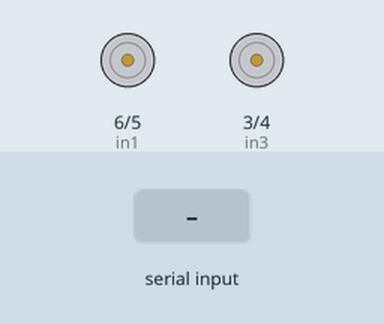
Recording of a sketch running on a simulated Arduino Uno, built with avr-gcc and run on an emulated ATmega328P. On the bench: motor-driver pin pairs drawn as motors (green arrow = first pin HIGH = forward, orange = second pin HIGH = backward, longer = more drive, scaled by the enable pin). The test bench sets the inputs (shaded band).

Above: at 1.2 s.
1.3 s: "f" received over Serial
At 2.5 s:
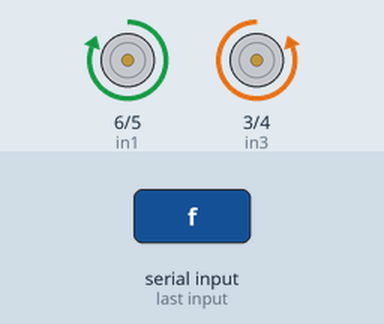
2.8 s: "b" received over Serial
At 3.9 s:
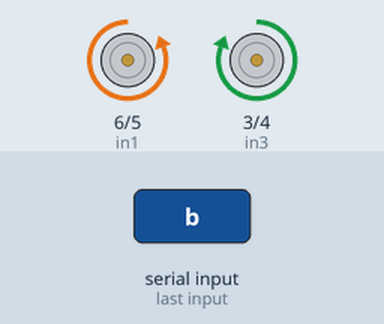
4.3 s: "r" received over Serial
At 5.0 s:
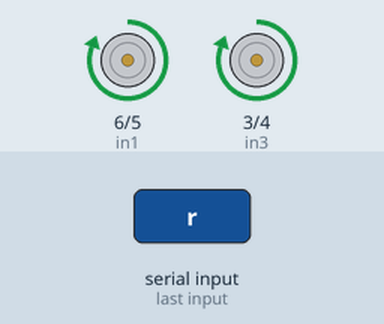
5.8 s: "l" received over Serial
At 6.2 s:
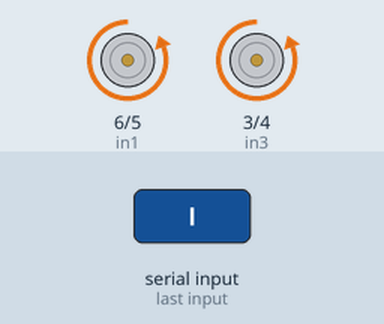
7.3 s: "s" received over Serial
At 8.5 s:
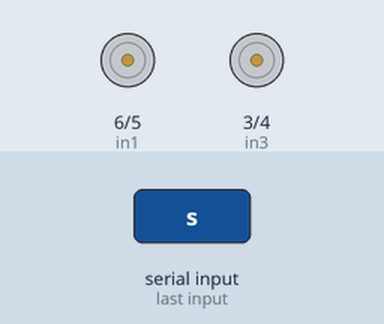
Timing chart, 0 to 9.8 s (numbered marks = the images above; inputs shaded):
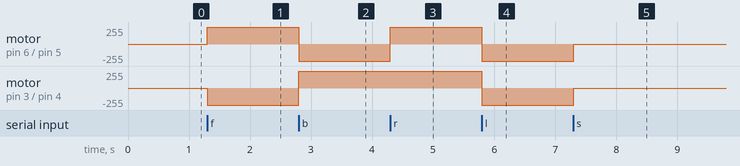

The sketch:

Bluetooth_Controlled_Car_using_Arduino.ino
```cpp
// Motor A

int enA = 7;
int in1 = 6;
int in2 = 5;

// Motor B

int enB = 2;
int in3 = 3;
int in4 = 4;

// Ultrasonic sensor
int trigPin = 11;    // Trigger
int echoPin = 12;    // Echo
int duration, cm;
// motor speed
byte motorspeed = 100;
int differential = 10;
int turnspeed = 90;
void setup()
{
  Serial.begin(9600);  //Set the baud rate to your Bluetooth module.
  pinMode(enA, OUTPUT);
  pinMode(enB, OUTPUT);
  pinMode(in1, OUTPUT);
  pinMode(in2, OUTPUT);
  pinMode(in3, OUTPUT);
  pinMode(in4, OUTPUT);
  pinMode(trigPin, OUTPUT);
  pinMode(echoPin, INPUT);
  digitalWrite(enA, LOW);
  digitalWrite(in1, HIGH);
  digitalWrite(in2, LOW);
  digitalWrite(enB, LOW);
  digitalWrite(in3, HIGH);
  digitalWrite(in4, LOW);

}

void loop()
{
  if(Serial.available()> 0)
    {
      char data = Serial.read();
      if (data == 'f')
      {
        forward();
      }
      else if(data == 'b')
      {
        backward();
      }
      else if(data == 'r')
      {
        right();
      }
      else if (data == 'l')
      {
        left();
      }
      else if (data == 's')
      {
        Stop();
      }
      else
      {
        Serial.println(data);
      }
    }
}
void Send_echo()
{
  digitalWrite(trigPin, LOW);
  delayMicroseconds(5);
  digitalWrite(trigPin, HIGH);
  delayMicroseconds(10);
  digitalWrite(trigPin, LOW);
}
void forward()
{

    digitalWrite(in1, HIGH);
    digitalWrite(in2, LOW);
    digitalWrite(in3, LOW);
    digitalWrite(in4, HIGH);
    analogWrite(enA, 150);
    analogWrite(enB, 150);
}
void backward()
{
    digitalWrite(in1, LOW);
    digitalWrite(in2, HIGH);
    digitalWrite(in3, HIGH);
    digitalWrite(in4, LOW);
    analogWrite(enA, 150);
    analogWrite(enB, 150);
}
void right()
{

    digitalWrite(in1, HIGH);
    digitalWrite(in2, LOW);
    digitalWrite(in3, HIGH);
    digitalWrite(in4, LOW);
    analogWrite(enA, motorspeed+turnspeed);
    analogWrite(enB, motorspeed+differential+turnspeed);
}
void left()
{
    digitalWrite(in1, LOW);
    digitalWrite(in2, HIGH);
    digitalWrite(in3, LOW);
    digitalWrite(in4, HIGH);
    analogWrite(enB, motorspeed+turnspeed);
    analogWrite(enA, motorspeed+differential+turnspeed);

}


void Stop()
{
    digitalWrite(in1, LOW);
    digitalWrite(in2, LOW);
    digitalWrite(in3, LOW);
    digitalWrite(in4, LOW);
    analogWrite(enA, 0);
    analogWrite(enB, 0);
}
```

Measured:
- after the input at 1.3 s, motor on pin 6 (in1) / pin 5 (in2): stopped → forward 255/255 at once; motor on pin 3 (in3) / pin 4 (in4): stopped → backward 255/255 at once
- after the input at 2.8 s, motor on pin 6 (in1) / pin 5 (in2): forward 255/255 → backward 255/255 at once; motor on pin 3 (in3) / pin 4 (in4): backward 255/255 → forward 255/255 at once
- after the input at 4.3 s, motor on pin 6 (in1) / pin 5 (in2): backward 255/255 → forward 255/255 at once
- after the input at 5.8 s, motor on pin 6 (in1) / pin 5 (in2), motor on pin 3 (in3) / pin 4 (in4): forward 255/255 → backward 255/255 at once
- after the input at 7.3 s, motor on pin 6 (in1) / pin 5 (in2), motor on pin 3 (in3) / pin 4 (in4): backward 255/255 → stopped at once
